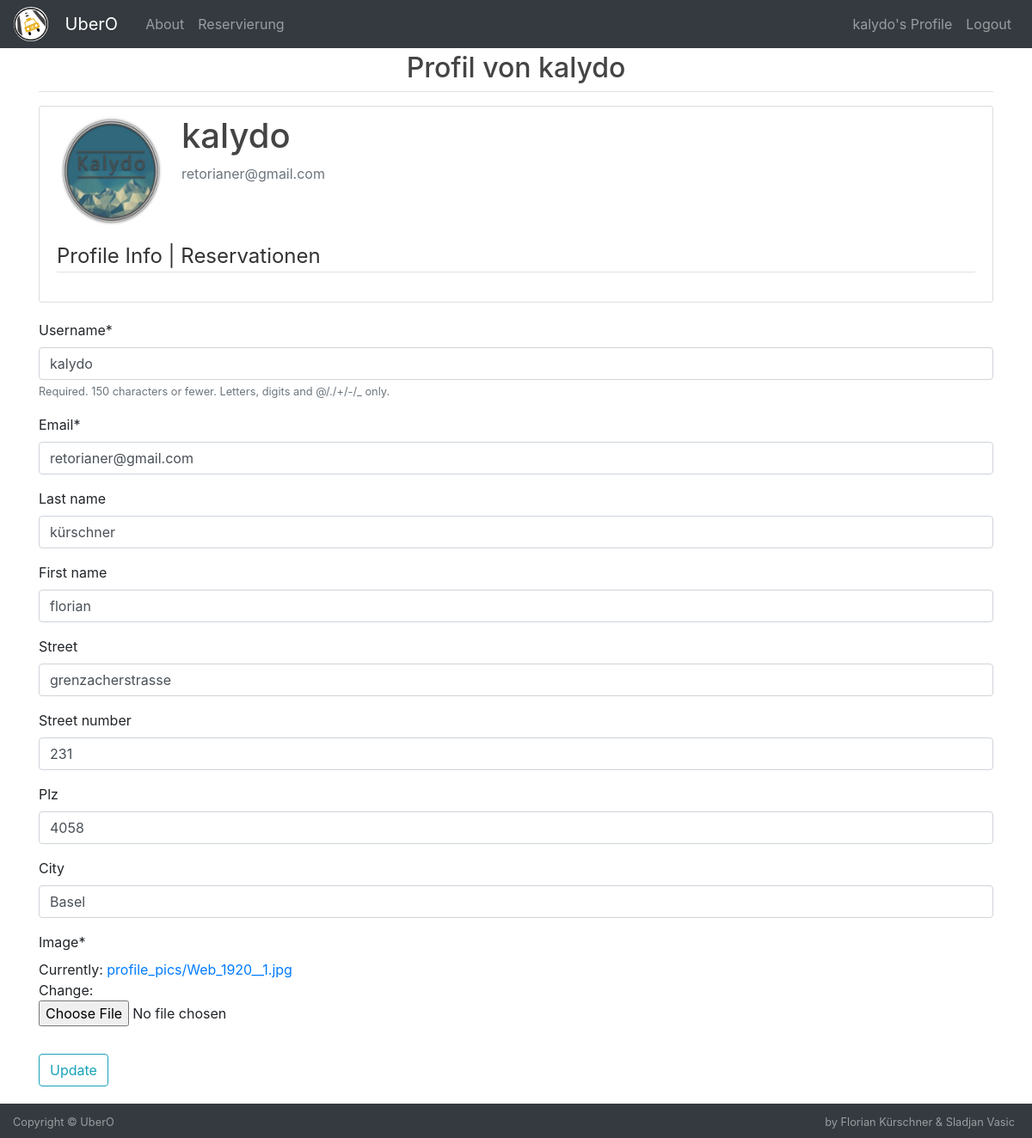
Screenshot of /profileinfo/ (signed in) with the database file from the repository.
### mysite/models.py (models this page shows, shortened)
class User_from_my_db(AbstractUser):
    street = models.CharField(max_length=50, blank=True)
    street_number = models.CharField(max_length=4, blank=True)
    plz = models.PositiveIntegerField(blank=True, default=1, null=True)
    city = models.CharField(max_length=50, blank=True)
    image = models.ImageField(default='default.jpg', upload_to='profile_pics')

### mysite/views.py (the view)
# urls.py: path('profileinfo/', mysite_views.profileinfo, name="profileinfo"),
@login_required
def profileinfo(request):
    if request.method == 'POST':
        u_form = UserUpdateForm(request.POST, request.FILES, instance=request.user)
        if u_form.is_valid():
            u_form.save()
            messages.success(request, f'Your account has been updated!')
            return redirect('profile')
    else:
        u_form = UserUpdateForm(instance=request.user)
    context = {
        'u_form': u_form,
    }
    return render(request, 'pages/profileinfo.html', context)

### mysite/forms.py
class UserUpdateForm(forms.ModelForm):
    email = forms.EmailField()
    class Meta:
        model = User_from_my_db
        fields = ['username', 'email', 'last_name', 'first_name', 'street', 'street_number',
                  'plz', 'city', 'image']

### templates/pages/profileinfo.html (shortened to what this page needs)
{% extends 'pages/profile.html' %}
{% load crispy_forms_tags %}
{% load crispy_forms_field %}
{% load crispy_forms_filters %}
{% block content1 %}
      <form method="POST" enctype="multipart/form-data">
            <fieldset class="form-group">
                {{ u_form| crispy }}
            </fieldset>
            <div class="form-group">
                <button class="btn btn-outline-info" type="submit">Update</button>
            </div>
        </form>
{% endblock %}

### templates/pages/profile.html (shortened to what this page needs)
{% extends "base.html" %}
{% load static %}
{% load crispy_forms_tags %}
{% load crispy_forms_field %}
{% load crispy_forms_filters %}
{% block content %}
      <div class="row justify-content-center">
        <h2>Profil von {{ user.username }}</h2>
    </div>
    <div class="border-top pt-3">
    </div>
    <div class="content-section">
        <div class="media">
            <img class="rounded-circle account-img" src="{{ user.image.url }}" style="height: 130px">
            <div class="media-body">
                <h2 class="account-heading">{{ user.username }}</h2>
                <p class="text-secondary">{{ user.email }}</p>
            </div>
        </div>
        <legend class="border-bottom mb-4">
            <a href="{% url 'profileinfo' %}" style="text-decoration: none; color: #333333">Profile Info |</a>
            <a href="{% url 'profilereservation' %}" style="text-decoration: none; color: #333333">Reservationen</a>
        </legend>
    </div>
    {% block content1 %}{% endblock %}
{% endblock content %}

### templates/base.html (shortened to what this page needs)
{% load static %}
<!DOCTYPE html>
<html lang="en">
<head>
    <link rel="stylesheet" type="text/css" href='{% static "css/style.css" %}'>
    <link rel="stylesheet" type="text/css" href='{% static "/css/main.css" %}'>
    <link rel="stylesheet" href="https://stackpath.bootstrapcdn.com/bootstrap/4.3.1/css/bootstrap.min.css"
>
</head>
<header>
    <nav class="py-2 navbar navbar-expand-sm bg-dark navbar-dark fixed-top">
            <img src="{% static 'images/UberO_Logo.PNG' %}" class="Responsive image"
                 style="height: 40px; border-radius: 50%; margin-right: 20px">
            <a class="navbar-brand mr-4" href="{% url 'index' %}">UberO</a>
            <div class="collapse navbar-collapse" id="navbarToggle">
                <div class="navbar-nav mr-auto">
                    <a class="nav-item nav-link" href="{% url 'about' %}">About</a>
                    {% if user.is_authenticated %}
                     <a class="nav-item nav-link" href="{% url 'reservation' %}">Reservierung</a>
                    {% endif %}
                </div>
                <div class="navbar-nav">
                    {% if user.is_authenticated and user.is_superuser %}
                        <a class="nav-item nav-link" href="{% url 'profile' %}">{{ user.username }}'s Profile</a>
                        <a class="nav-item nav-link" href="/admin">Control Panel</a>
                        <a class="nav-item nav-link" href="{% url 'logout' %}">Logout</a>
                    {% elif user.is_authenticated %}
                        <a class="nav-item nav-link" href="{% url 'profile' %}">{{ user.username }}'s Profile</a>
                        <a class="nav-item nav-link" href="{% url 'logout' %}">Logout</a>
                    {% else %}
                        <a class="nav-item nav-link" href="{% url 'login' %}">Login</a>
                        <a class="nav-item nav-link" href="{% url 'register' %}">Register</a>
                    {% endif %}
                </div>
            </div>
        </nav>
</header>
<body>
<div class="container" style="margin-bottom: 60px; margin-top: 60px;">
    {% block content %}{% endblock %}
    <footer id="sticky-footer" class="py-2 bg-dark text-white-50 fixed-bottom">
        <div class="row">
            <div style="left: 20px; margin-left: 30px">
                <small>Copyright &copy; UberO</small>
            </div>
            <div style="right: 20px; position: absolute">
                <small> by Florian Kürschner & Sladjan Vasic</small>
            </div>
        </div>
    </footer>
</div>
</body>
</html>

### static/css/main.css (style rules this page uses)
body { background: #fafafa; color: #333333; margin-top: 5rem; }
h1, h2, h3, h4, h5, h6 { color: #444444; }
.content-section { background: #ffffff; padding: 10px 20px; border: 1px solid #dddddd; border-radius: 3px; margin-bottom: 20px; }
.account-img { height: 125px; width: 125px; margin-right: 20px; margin-bottom: 16px; }
.account-heading { font-size: 2.5rem; }

### rows the page displays
User_from_my_db: username "kalydo", image (picture), email "retorianer@gmail.com", last_name "kürschner", first_name "florian", street "grenzacherstrasse", street_number "231", plz "4058", city "Basel"
